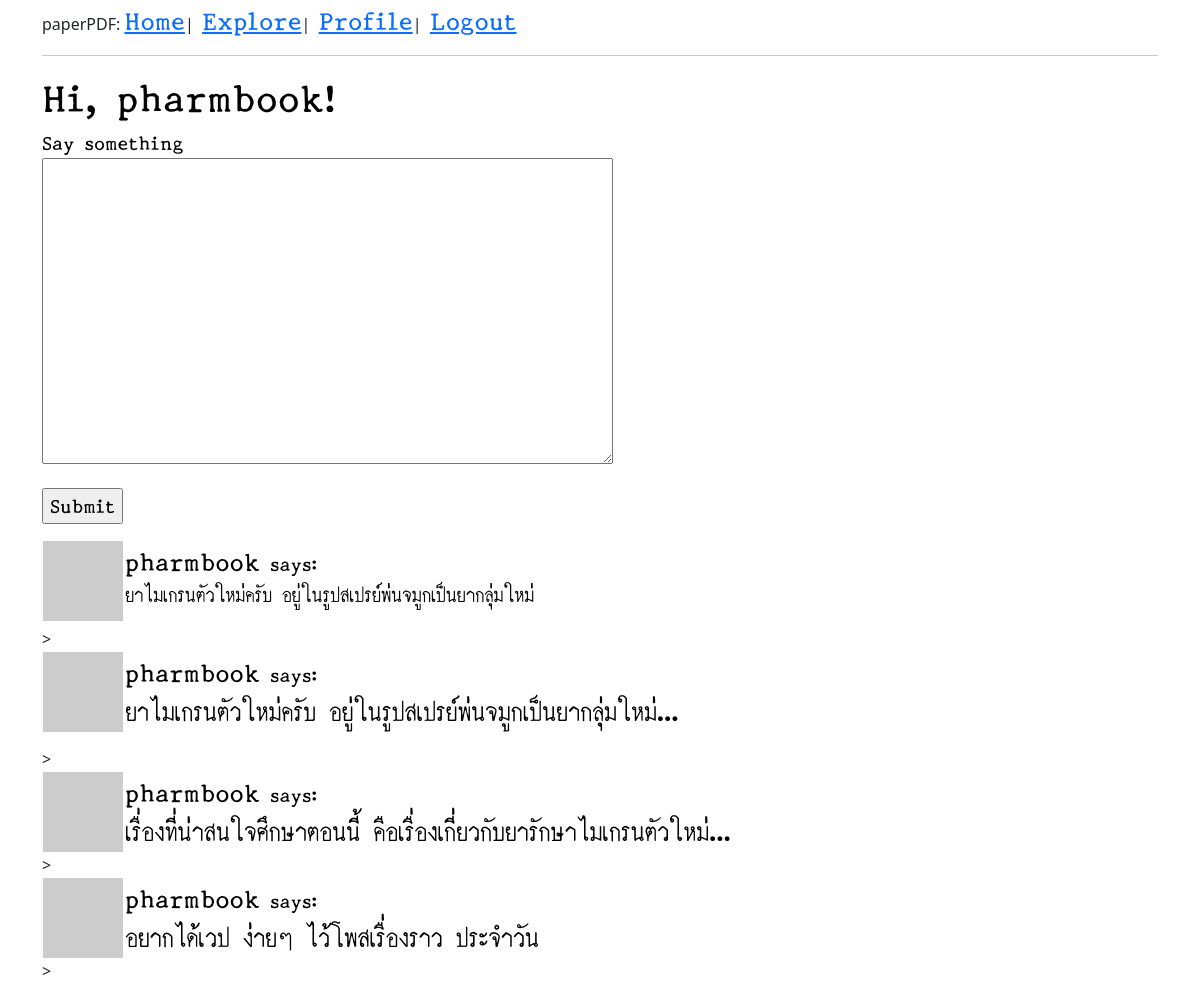
The app's page /index (signed in) with its own data.
### app/models.py (models this page shows, shortened)
class User(UserMixin, db.Model):
    id = db.Column(db.Integer, primary_key=True)
    username = db.Column(db.String(64), index=True, unique=True)
    email = db.Column(db.String(120), index=True, unique=True)
    password_hash = db.Column(db.String(128))
    posts = db.relationship('Post', backref='author', lazy='dynamic')
    about_me = db.Column(db.String(140))
    last_seen = db.Column(db.DateTime, default=datetime.utcnow)
    followed = db.relationship(
        'User', secondary=followers,
        primaryjoin=(followers.c.follower_id == id),
        secondaryjoin=(followers.c.followed_id == id),
        backref=db.backref('followers', lazy='dynamic'), lazy='dynamic')
    def avatar(self, size):
        digest = md5(self.email.lower().encode('utf-8')).hexdigest()
        return 'https://www.gravatar.com/avatar/{}?d=identicon&s={}'.format(
            digest, size)
    def followed_posts(self):
        followed = Post.query.join(
            followers, (followers.c.followed_id == Post.user_id)).filter(
                followers.c.follower_id == self.id)
        own = Post.query.filter_by(user_id=self.id)
        return followed.union(own).order_by(Post.timestamp.desc())

class Post(db.Model):
    id = db.Column(db.Integer, primary_key=True)
    body = db.Column(db.Text)
    timestamp = db.Column(db.DateTime, index=True, default=datetime.utcnow)
    user_id = db.Column(db.Integer, db.ForeignKey('user.id'))

### app/routes.py (the view)
@app.route('/', methods=['GET', 'POST'])
@app.route('/index', methods=['GET', 'POST'])
@login_required
def index():
    form = PostForm()
    if form.validate_on_submit():
        post = Post(body=markdown.markdown(form.post.data), author=current_user)
        db.session.add(post)
        db.session.commit()
        flash('Your post is now live!')
        return redirect(url_for('index'))
    page = request.args.get('page', 1, type=int)
    posts = current_user.followed_posts().paginate(
        page=page, per_page=app.config['POSTS_PER_PAGE'], error_out=False)
    next_url = url_for('index', page=posts.next_num) \
        if posts.has_next else None
    prev_url = url_for('index', page=posts.prev_num) \
        if posts.has_prev else None
    return render_template('index.html', title='Home', form=form,
                           posts=posts.items, next_url=next_url,
                           prev_url=prev_url)

### app/forms.py
class PostForm(FlaskForm):
    post = TextAreaField('Say something', validators=[DataRequired()])
    submit = SubmitField('Submit')

### app/models.py (called while the page is built)
@login.user_loader
def load_user(id):
    return User.query.get(int(id))

### app/routes.py (called while the page is built)
@app.before_request
def before_request():
    if current_user.is_authenticated:
        current_user.last_seen = datetime.utcnow()
        db.session.commit()

### app/templates/index.html (shortened to what this page needs)
{% extends "base.html" %}
{% block content %}
    <h1>Hi, {{ current_user.username }}!</h1>
    {% if form %}
    <form action="" method="post">
        <p>
            {{ form.post.label }}<br>
            {{ form.post(cols=50, rows=10) }}<br>
        </p>
        <p>{{ form.submit() }}</p>
    </form>
    {% endif %}
    {% for post in posts %}
        {% include '_post.html' %}
    {% endfor %}
{% endblock %}

### app/templates/_post.html
<table>
    <tr valign="top">
        <td><img src="{{ post.author.avatar(36) }}"></td>
        <td><a href="{{ url_for('user', username=post.author.username) }}">{{ post.author.username }}</a> says:<br>
            <a href="{{url_for('seepost',id=post.id)}}">
                {{ post.body|truncate(100)|safe }}
            </a>
        </td>
    </tr>
</table>>

### app/static/css/base.css (style rules this page uses)
body { font-family: "pimdeed"; color: black }
a { font-family: "pimdeed"; color:black; font-size: 26px; text-decoration: none; cursor: pointer; }
h1 { font-family: "pimdeed"; color: black; font-size: 24px; }
p { font-family: "pimdeed"; color: black; font-size: 20px; }
td { font-family: "pimdeed"; color: black; font-size: 20px; }
td a { text-decoration: none; cursor: pointer; color: black; }

### records on screen
User: username "pharmbook"
Post: author.username "pharmbook", body "ยาไมเกรนตัวใหม่ครับ อยู่ในรูปสเปรย์พ่นจมูกเป็นยากลุ่มใหม่"
Post: author.username "pharmbook", body "ยาไมเกรนตัวใหม่ครับ อยู่ในรูปสเปรย์พ่นจมูกเป็นยากลุ่มใหม่..."
Post: author.username "pharmbook", body "เรื่องที่น่าสนใจศึกษาตอนนี้ คือเรื่องเกี่ยวกับยารักษาไมเกรนตัวใหม่..."
Post: author.username "pharmbook", body "อยากได้เวป ง่ายๆ ไว้โพสเรื่องราว ประจำวัน"
